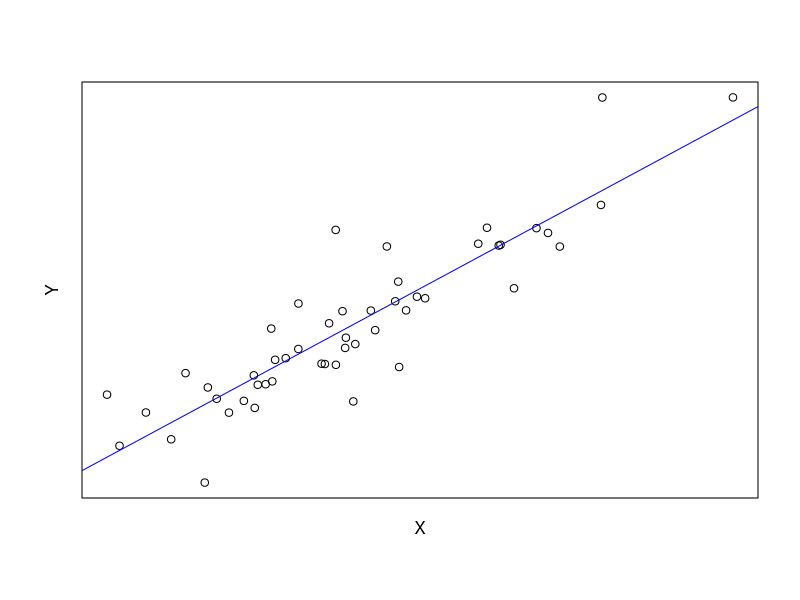

Write the R code that produced this figure. (Note: this script raises an error after producing the figure.)
## ---- chunk 1
x <- rnorm(n=50, mean=10, sd=5)
y <- rnorm(n=50, mean=1, sd=1)
points <- matrix(c(x, y), ncol=2) %*% 
  matrix(c(1, -1, 1, 1), ncol=2)
par(mgp=c(1,0,0))
plot(points, xlab='X', ylab='Y', xaxt='n', yaxt='n')
abline(lm(X2~X1, data=data.frame(points)), col="blue")
## ---- chunk 2
# Find principal eigenvector of a symmetric matrix M. 
principal_eigenvector <- function(M) {
  x <- matrix(rep(1, ncol(M)))
  for (i in 1:100) {
    Mx <- M %*% x
    x1 <- Mx / sqrt(sum(Mx^2))
    if (sqrt(sum((x - x1)^2)) < 1e-5) {
      return(x1) # convergence achieved
    } else {
      x <- x1
    }
  }
  return(x1)
}

# Return eigenvalue corresponding to an eigenvector
eigenvalue <- function(M, egnvector) {
  return((t(egnvector) %*% M %*% egnvector)[1])
}

# Modify matrix M to 'remove' the principal eigenvector
transform <- function(M, egnvalue, egnvector) {
  return (M - (egnvalue * egnvector %*% t(egnvector)))
}

# Return a matrix whose first column is the principal
#   eigenvector, second column is the eigenvector 
#   corresponding to the second highest eigenvalue, and so on.
eigenmatrix <- function(M) {
  em <- matrix(nrow=ncol(M), ncol=ncol(M))
  for (column in 1:ncol(M)) {
    egnvec <- principal_eigenvector(M)
    egnval <- eigenvalue(M, egnvec)
    if (egnval < 1e-5) { # eigenvalue is 0
      em <- em[, -ncol(em)] # discard eigenvector
    } else {
      em[, column] <- egnvec
    }
    M <- transform(M, egnval, egnvec)
  }
  return(em)
}
## ---- chunk 3
url <- paste0('https://www.epa.gov/sites/production/files/2018-08/',
              'nata2014v2_national_resphi_by_tract_poll.xlsx')
pollutants <- rio::import(file = url, which = 1)
# Remove rows with aggregated data and text data
pollutants <- pollutants[substr(pollutants$FIPS, 3, 5) != '000', -c(1:7)]
dim(pollutants) # dimensions 
## ---- chunk 4
str(pollutants, strict.width = "cut")
## ---- chunk 5
# Create a matrix of variables (pollutants) in columns, and 
#   scale values
M <- data.matrix(scale(pollutants))
## ---- chunk 6
E <- eigenmatrix(t(M) %*% M)
dim(E)
## ---- chunk 7
(t(E) %*% E)[1:5, 1:5] # print a chunk of the matrix (for illustration)
## ---- chunk 8
ME <- M %*% E
variances <- sapply(1:ncol(ME), function(x) var(ME[, x]))
plot(1:ncol(M), variances/sum(variances),
     xlab='Principal component', 
     ylab='Proportion of variance explained')
